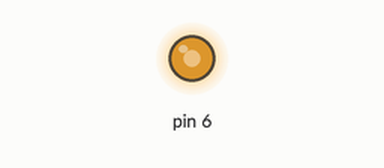
Simulated run of this sketch. Board: Arduino Uno, built with avr-gcc and run on an emulated ATmega328P. Shown: output pins drawn as LEDs (lit = HIGH). What the sketch prints to the serial monitor is not drawn.

Above: at 0.1 s.
Timing chart, 0 to 1.6 s (numbered marks = the images above):
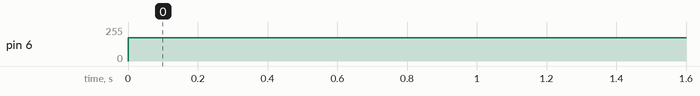

Measured:
- by itself, pin 6: 0/255 → 176/255 at 0.00 s

The sketch:

UART3.ino
```cpp
#include <stdio.h>
#include <stdlib.h>
#define FOSC 16000000U // Clock Speed
#define BAUD 9600
#define MYUBRR FOSC / 16 / BAUD - 1

char msg_tx[20];
char msg_rx[32];
int pos_msg_rx = 0;
int tamanho_msg_rx = 3;
unsigned int x = 0, valor = 0;

//Prototipos das funcoes
void UART_Init(unsigned int ubrr);
void UART_Transmit(char *dados);

int main(void)
{
  UART_Init(MYUBRR);
  sei();

  DDRD |= (1 << PD6);
  TCCR0A|=(1<<WGM01)|(1<<WGM00)|(1<<COM0A1);
  TCCR0B=1;//Selecionaopçãoparafrequência
  OCR0A=0;

  x = 0;
  valor = 0;
  //valor = 8
  while (1)
  {
    valor = ((msg_rx[0] - 48) * 100 +
    (msg_rx[1] - 48) * 10 +
    (msg_rx[2] - 48) * 1);

  OCR0A = (valor * 255)/100;
  int valor1 = (valor * 255)/100;
  itoa(OCR0A, msg_tx, 10);
  UART_Transmit(msg_tx);
  UART_Transmit("\n");
  }
}

ISR(USART_RX_vect)
{
  // Escreve o valor recebido pela UART na posição pos_msg_rx do buffer msg_rx
  msg_rx[pos_msg_rx++] = UDR0;
  if (pos_msg_rx == tamanho_msg_rx)
    pos_msg_rx = 0;
}

void UART_Transmit(char *dados)
{
  // Envia todos os caracteres do buffer dados ate chegar um final de linha
  while (*dados != 0)
  {
    while (!(UCSR0A & (1 << UDRE0))); // Aguarda a transmissão acabar
    // Escreve o caractere no registro de tranmissão
    UDR0 = *dados;
    // Passa para o próximo caractere do buffer dados
    dados++;
  }
}

void UART_Init(unsigned int ubrr)
{
  // Configura a baud rate */
  UBRR0H = (unsigned char)(ubrr >> 8);
  UBRR0L = (unsigned char)ubrr;
  // Habilita a recepcao, tranmissao e interrupcao na recepcao */
  UCSR0B = (1 << RXEN0) | (1 << TXEN0) | (1 << RXCIE0);
  // Configura o formato da mensagem: 8 bits de dados e 1 bits de stop */
  UCSR0C = (1 << UCSZ01) | (1 << UCSZ00);
}
```
